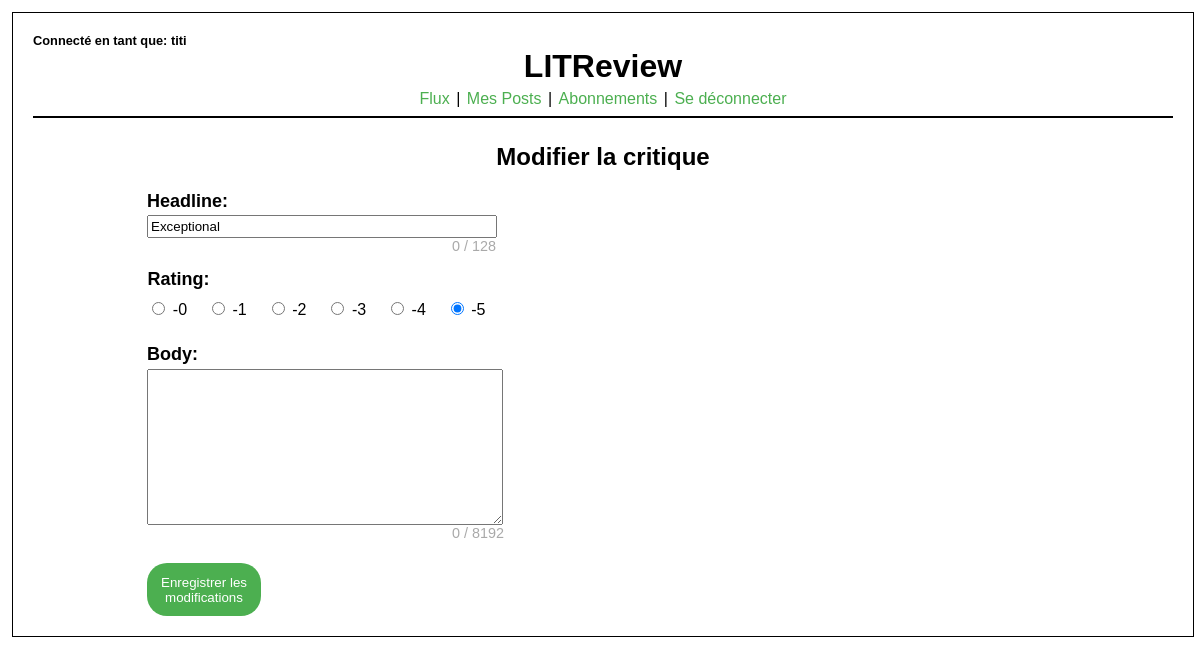
Page /edit_review/4/ (signed in) on the earlier database version.
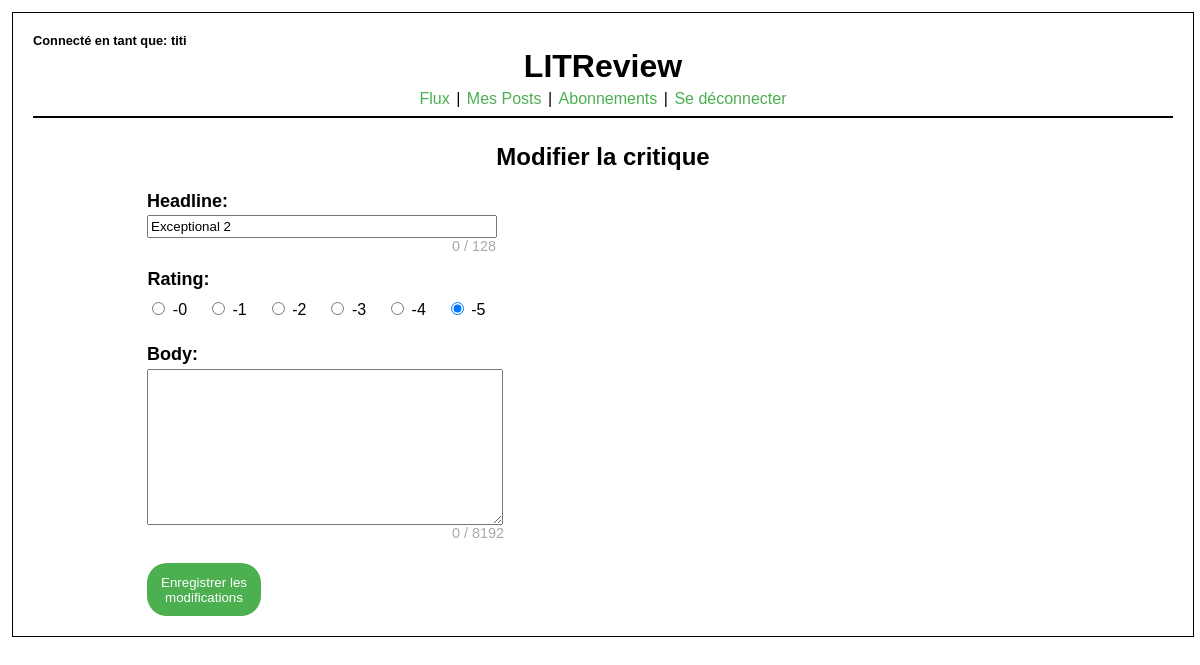
Same page on the later database version.
### actions_users/models.py (models this page shows)
class BasePost(models.Model):
    time_created = models.DateTimeField(auto_now_add=True)
    user = models.ForeignKey(to=settings.AUTH_USER_MODEL, on_delete=models.CASCADE)
    class Meta:
        abstract = True

class Review(BasePost):
    headline = models.CharField(max_length=128, null=True, blank=True)
    body = models.TextField(
        max_length=8192, null=True, blank=True
    )  # Body peut être vide
    ticket = models.ForeignKey(
        to=Ticket, on_delete=models.CASCADE
    )  # Lien vers le ticket associé
    rating = models.PositiveSmallIntegerField(
        validators=[MinValueValidator(0), MaxValueValidator(5)]
    )

### actions_users/views.py (the view)
# urls.py: path('edit_review/<int:review_id>/', actions_view.edit_review, name='edit_review'),
@login_required
def edit_review(request, review_id):
    review = get_object_or_404(Review, id=review_id)
    if request.method == "POST":
        review_form = ReviewForm(request.POST, request.FILES, instance=review)
        if review_form.is_valid():
            review_form.save()
            return redirect("my_post")
    else:
        review_form = ReviewForm(instance=review)
    return render(request, "user_edit_review.html", {"review_form": review_form})

### actions_users/forms.py
class ReviewForm(forms.ModelForm):
    class Meta:
        model = Review
        fields = ["headline", "rating", "body"]
        widgets = {
            "rating": forms.RadioSelect(
                choices=[
                    (0, " -0"),
                    (1, " -1"),
                    (2, " -2"),
                    (3, " -3"),
                    (4, " -4"),
                    (5, " -5"),
                ],
            )
        }

### actions_users/templates/user_edit_review.html (shortened to what this page needs)
{% extends 'user_actions_base.html' %} {% block content %} {% load static %}
<head>
  <link
    rel="stylesheet"
    href="{% static 'actions_users/css/user_create_post.css' %}"
  />
</head>
<body>
  <h2>Modifier la critique</h2>
  <form method="post" enctype="multipart/form-data">
    {{ review_form.errors }} {{ review_form }} {% csrf_token %}
    <button type="submit" class="btn-sub">Enregistrer les modifications</button>
  </form>
</body>
{% endblock %}

Differences in the rows shown:
changed Review: headline "Exceptional" → "Exceptional 2"
